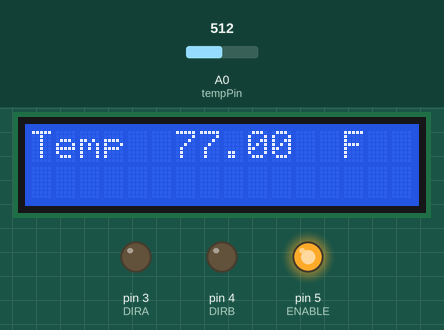
A sketch run on a simulated Arduino Uno, built with avr-gcc and run on an emulated ATmega328P. Shown: 16×2 character LCD, output pins drawn as LEDs (lit = HIGH). Inputs (shaded band) come from the test bench; at power-on: A0 (tempPin) = 512.

Above: at 1.2 s.
1.3 s: A0 (tempPin) set to 549
At 2.3 s:
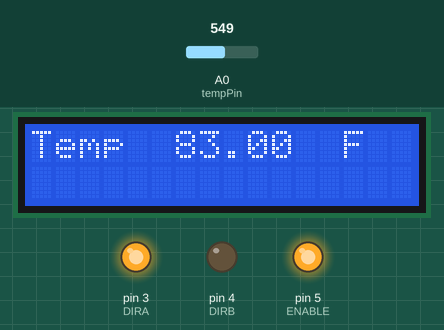
3.0 s: A0 (tempPin) set to 511
At 3.9 s:
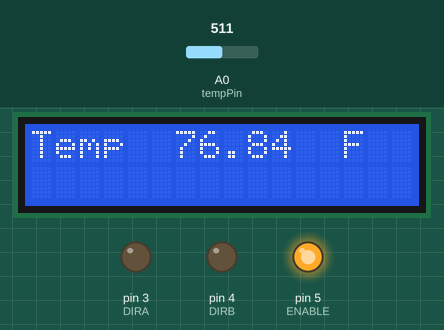
4.5 s: A0 (tempPin) set to 306
At 5.4 s:
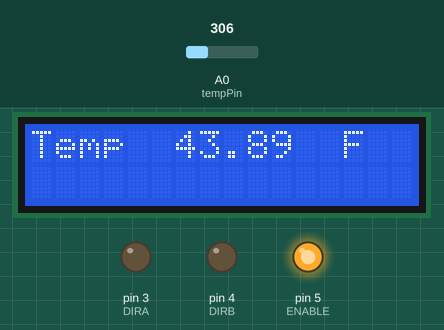
Timing chart, 0 to 7.5 s (numbered marks = the images above; inputs shaded):
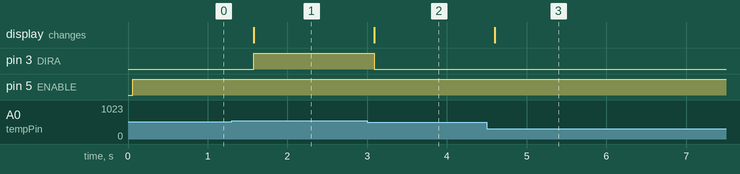

Measured:
- the behaviour switches between 530 and 531 on A0 (tempPin) (found by bisection; images 0 and 1)
- after the input at 1.3 s, pin 3 (DIRA): LOW → HIGH after 0.28 s; the display: changes after 0.28 s (image 1)
- after the input at 3.0 s, pin 3 (DIRA): HIGH → LOW after 0.09 s; the display: changes after 0.09 s (image 2)
- after the input at 4.5 s, the display: changes after 0.10 s (image 3)

The sketch:

Temp_Fan.ino
```cpp
#include <LiquidCrystal.h> // Includes Liquid Crystal library, which allows us to use the LCD Display
#define ENABLE 5 // This line and the next two define pins on the Arduino controller board
#define DIRA 3
#define DIRB 4

int i; // Defines variable i
int tempPin = 0; // Defines variable tempPin
LiquidCrystal lcd(7, 8, 9, 10, 11, 12); // Defines LCD pins on the controller board

void setup() {
  //---set pin direction
  pinMode(ENABLE,OUTPUT);
  pinMode(DIRA,OUTPUT);
  pinMode(DIRB,OUTPUT);
  Serial.begin(9600);
  lcd.begin(16, 2); // sets up the LCD's number of columns and rows:
}

void loop() {
  digitalWrite(ENABLE,HIGH);
  int tempReading = analogRead(tempPin);
  // This is OK
  double tempK = log(10000.0 * ((1024.0 / tempReading - 1)));
  tempK = 1 / (0.001129148 + (0.000234125 + (0.0000000876741 * tempK * tempK )) * tempK );       //  Temp Kelvin
  float tempC = tempK - 273.15;            // Convert Kelvin to Celcius
  float tempF = (tempC * 9.0)/ 5.0 + 32.0; // Convert Celcius to Fahrenheit
  /*  replaced
    float tempVolts = tempReading * 5.0 / 1024.0;
    float tempC = (tempVolts - 0.5) * 10.0;
    float tempF = tempC * 9.0 / 5.0 + 32.0;
  */
  // Display Temperature in C
  lcd.setCursor(0, 0);
  lcd.print("Temp         F  ");
  // Display Temperature in F
  //lcd.print("Temp         F  ");
  lcd.setCursor(6, 0);
  // Display Temperature in C
  lcd.print(tempF);
  if (tempF>80) {
    digitalWrite(DIRA,HIGH); // Fan speed is high
  }
  else {
    digitalWrite(DIRA,LOW); // Fan speed is low
  }

  delay(500); // This loop updates every half second
}
```
